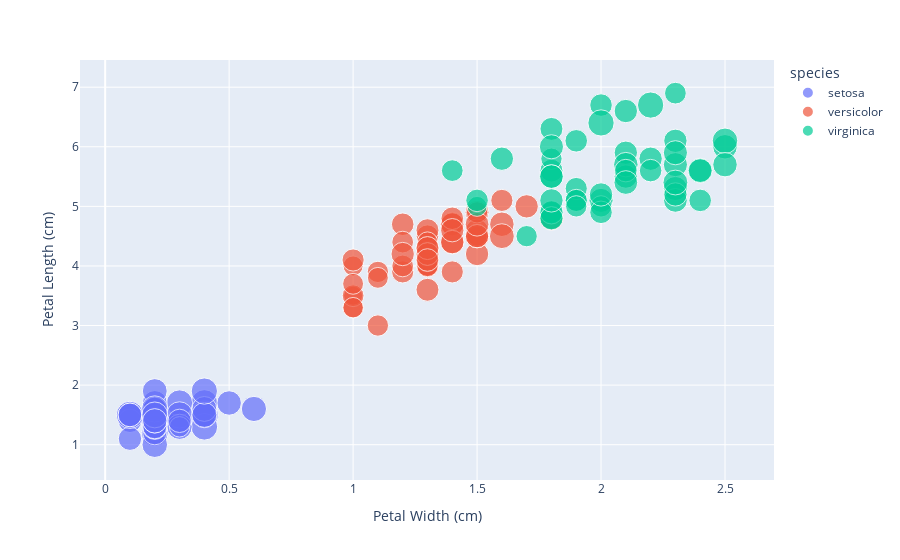

The notebook cell this image was saved under:
### Code cell
fig = px.scatter(df, x="Petal Width (cm)", y="Petal Length (cm)", color="species",
                 size='Sepal Width (cm)', hover_data=['Sepal Length (cm)'])
fig.show()

### Figure 1 — Plotly figure (JSON) as saved in the notebook; plotly's stock layout.template omitted (floating-point values rounded to 4 significant figures)
{"data": [{"customdata": [[5.1], [4.9], [4.7], [4.6], [5.0], [5.4], [4.6], [5.0], [4.4], [4.9], [5.4], [4.8], [4.8], [4.3], [5.8], [5.7], [5.4], [5.1], [5.7], [5.1], [5.4], [5.1], [4.6], [5.1], [4.8], [5.0], [5.0], [5.2], [5.2], [4.7], [4.8], [5.4], [5.2], [5.5], [4.9], [5.0], [5.5], [4.9], [4.4], [5.1], [5.0], [4.5], [4.4], [5.0], [5.1], [4.8], [5.1], [4.6], [5.3], [5.0]], "hovertemplate": "species=setosa<br>Petal Width (cm)=%{x}<br>Petal Length (cm)=%{y}<br>Sepal Width (cm)=%{marker.size}<br>Sepal Length (cm)=%{customdata[0]}<extra></extra>", "legendgroup": "setosa", "marker": {"color": "#636efa", "size": [3.5, 3.0, 3.2, 3.1, 3.6, 3.9, 3.4, 3.4, 2.9, 3.1, 3.7, 3.4, 3.0, 3.0, 4.0, 4.4, 3.9, 3.5, 3.8, 3.8, 3.4, 3.7, 3.6, 3.3, 3.4, 3.0, 3.4, 3.5, 3.4, 3.2, 3.1, 3.4, 4.1, 4.2, 3.1, 3.2, 3.5, 3.1, 3.0, 3.4, 3.5, 2.3, 3.2, 3.5, 3.8, 3.0, 3.8, 3.2, 3.7, 3.3], "sizemode": "area", "sizeref": 0.011, "symbol": "circle"}, "mode": "markers", "name": "setosa", "orientation": "v", "showlegend": true, "type": "scatter", "x": [0.2, 0.2, 0.2, 0.2, 0.2, 0.4, 0.3, 0.2, 0.2, 0.1, 0.2, 0.2, 0.1, 0.1, 0.2, 0.4, 0.4, 0.3, 0.3, 0.3, 0.2, 0.4, 0.2, 0.5, 0.2, 0.2, 0.4, 0.2, 0.2, 0.2, 0.2, 0.4, 0.1, 0.2, 0.1, 0.2, 0.2, 0.1, 0.2, 0.2, 0.3, 0.3, 0.2, 0.6, 0.4, 0.3, 0.2, 0.2, 0.2, 0.2], "xaxis": "x", "y": [1.4, 1.4, 1.3, 1.5, 1.4, 1.7, 1.4, 1.5, 1.4, 1.5, 1.5, 1.6, 1.4, 1.1, 1.2, 1.5, 1.3, 1.4, 1.7, 1.5, 1.7, 1.5, 1.0, 1.7, 1.9, 1.6, 1.6, 1.5, 1.4, 1.6, 1.6, 1.5, 1.5, 1.4, 1.5, 1.2, 1.3, 1.5, 1.3, 1.5, 1.3, 1.3, 1.3, 1.6, 1.9, 1.4, 1.6, 1.4, 1.5, 1.4], "yaxis": "y"}, {"customdata": [[7.0], [6.4], [6.9], [5.5], [6.5], [5.7], [6.3], [4.9], [6.6], [5.2], [5.0], [5.9], [6.0], [6.1], [5.6], [6.7], [5.6], [5.8], [6.2], [5.6], [5.9], [6.1], [6.3], [6.1], [6.4], [6.6], [6.8], [6.7], [6.0], [5.7], [5.5], [5.5], [5.8], [6.0], [5.4], [6.0], [6.7], [6.3], [5.6], [5.5], [5.5], [6.1], [5.8], [5.0], [5.6], [5.7], [5.7], [6.2], [5.1], [5.7]], "hovertemplate": "species=versicolor<br>Petal Width (cm)=%{x}<br>Petal Length (cm)=%{y}<br>Sepal Width (cm)=%{marker.size}<br>Sepal Length (cm)=%{customdata[0]}<extra></extra>", "legendgroup": "versicolor", "marker": {"color": "#EF553B", "size": [3.2, 3.2, 3.1, 2.3, 2.8, 2.8, 3.3, 2.4, 2.9, 2.7, 2.0, 3.0, 2.2, 2.9, 2.9, 3.1, 3.0, 2.7, 2.2, 2.5, 3.2, 2.8, 2.5, 2.8, 2.9, 3.0, 2.8, 3.0, 2.9, 2.6, 2.4, 2.4, 2.7, 2.7, 3.0, 3.4, 3.1, 2.3, 3.0, 2.5, 2.6, 3.0, 2.6, 2.3, 2.7, 3.0, 2.9, 2.9, 2.5, 2.8], "sizemode": "area", "sizeref": 0.011, "symbol": "circle"}, "mode": "markers", "name": "versicolor", "orientation": "v", "showlegend": true, "type": "scatter", "x": [1.4, 1.5, 1.5, 1.3, 1.5, 1.3, 1.6, 1.0, 1.3, 1.4, 1.0, 1.5, 1.0, 1.4, 1.3, 1.4, 1.5, 1.0, 1.5, 1.1, 1.8, 1.3, 1.5, 1.2, 1.3, 1.4, 1.4, 1.7, 1.5, 1.0, 1.1, 1.0, 1.2, 1.6, 1.5, 1.6, 1.5, 1.3, 1.3, 1.3, 1.2, 1.4, 1.2, 1.0, 1.3, 1.2, 1.3, 1.3, 1.1, 1.3], "xaxis": "x", "y": [4.7, 4.5, 4.9, 4.0, 4.6, 4.5, 4.7, 3.3, 4.6, 3.9, 3.5, 4.2, 4.0, 4.7, 3.6, 4.4, 4.5, 4.1, 4.5, 3.9, 4.8, 4.0, 4.9, 4.7, 4.3, 4.4, 4.8, 5.0, 4.5, 3.5, 3.8, 3.7, 3.9, 5.1, 4.5, 4.5, 4.7, 4.4, 4.1, 4.0, 4.4, 4.6, 4.0, 3.3, 4.2, 4.2, 4.2, 4.3, 3.0, 4.1], "yaxis": "y"}, {"customdata": [[6.3], [5.8], [7.1], [6.3], [6.5], [7.6], [4.9], [7.3], [6.7], [7.2], [6.5], [6.4], [6.8], [5.7], [5.8], [6.4], [6.5], [7.7], [7.7], [6.0], [6.9], [5.6], [7.7], [6.3], [6.7], [7.2], [6.2], [6.1], [6.4], [7.2], [7.4], [7.9], [6.4], [6.3], [6.1], [7.7], [6.3], [6.4], [6.0], [6.9], [6.7], [6.9], [5.8], [6.8], [6.7], [6.7], [6.3], [6.5], [6.2], [5.9]], "hovertemplate": "species=virginica<br>Petal Width (cm)=%{x}<br>Petal Length (cm)=%{y}<br>Sepal Width (cm)=%{marker.size}<br>Sepal Length (cm)=%{customdata[0]}<extra></extra>", "legendgroup": "virginica", "marker": {"color": "#00cc96", "size": [3.3, 2.7, 3.0, 2.9, 3.0, 3.0, 2.5, 2.9, 2.5, 3.6, 3.2, 2.7, 3.0, 2.5, 2.8, 3.2, 3.0, 3.8, 2.6, 2.2, 3.2, 2.8, 2.8, 2.7, 3.3, 3.2, 2.8, 3.0, 2.8, 3.0, 2.8, 3.8, 2.8, 2.8, 2.6, 3.0, 3.4, 3.1, 3.0, 3.1, 3.1, 3.1, 2.7, 3.2, 3.3, 3.0, 2.5, 3.0, 3.4, 3.0], "sizemode": "area", "sizeref": 0.011, "symbol": "circle"}, "mode": "markers", "name": "virginica", "orientation": "v", "showlegend": true, "type": "scatter", "x": [2.5, 1.9, 2.1, 1.8, 2.2, 2.1, 1.7, 1.8, 1.8, 2.5, 2.0, 1.9, 2.1, 2.0, 2.4, 2.3, 1.8, 2.2, 2.3, 1.5, 2.3, 2.0, 2.0, 1.8, 2.1, 1.8, 1.8, 1.8, 2.1, 1.6, 1.9, 2.0, 2.2, 1.5, 1.4, 2.3, 2.4, 1.8, 1.8, 2.1, 2.4, 2.3, 1.9, 2.3, 2.5, 2.3, 1.9, 2.0, 2.3, 1.8], "xaxis": "x", "y": [6.0, 5.1, 5.9, 5.6, 5.8, 6.6, 4.5, 6.3, 5.8, 6.1, 5.1, 5.3, 5.5, 5.0, 5.1, 5.3, 5.5, 6.7, 6.9, 5.0, 5.7, 4.9, 6.7, 4.9, 5.7, 6.0, 4.8, 4.9, 5.6, 5.8, 6.1, 6.4, 5.6, 5.1, 5.6, 6.1, 5.6, 5.5, 4.8, 5.4, 5.6, 5.1, 5.1, 5.9, 5.7, 5.2, 5.0, 5.2, 5.4, 5.1], "yaxis": "y"}], "layout": {"legend": {"itemsizing": "constant", "title": {"text": "species"}, "tracegroupgap": 0}, "margin": {"t": 60}, "xaxis": {"anchor": "y", "domain": [0, 1], "title": {"text": "Petal Width (cm)"}}, "yaxis": {"anchor": "x", "domain": [0, 1], "title": {"text": "Petal Length (cm)"}}}}
